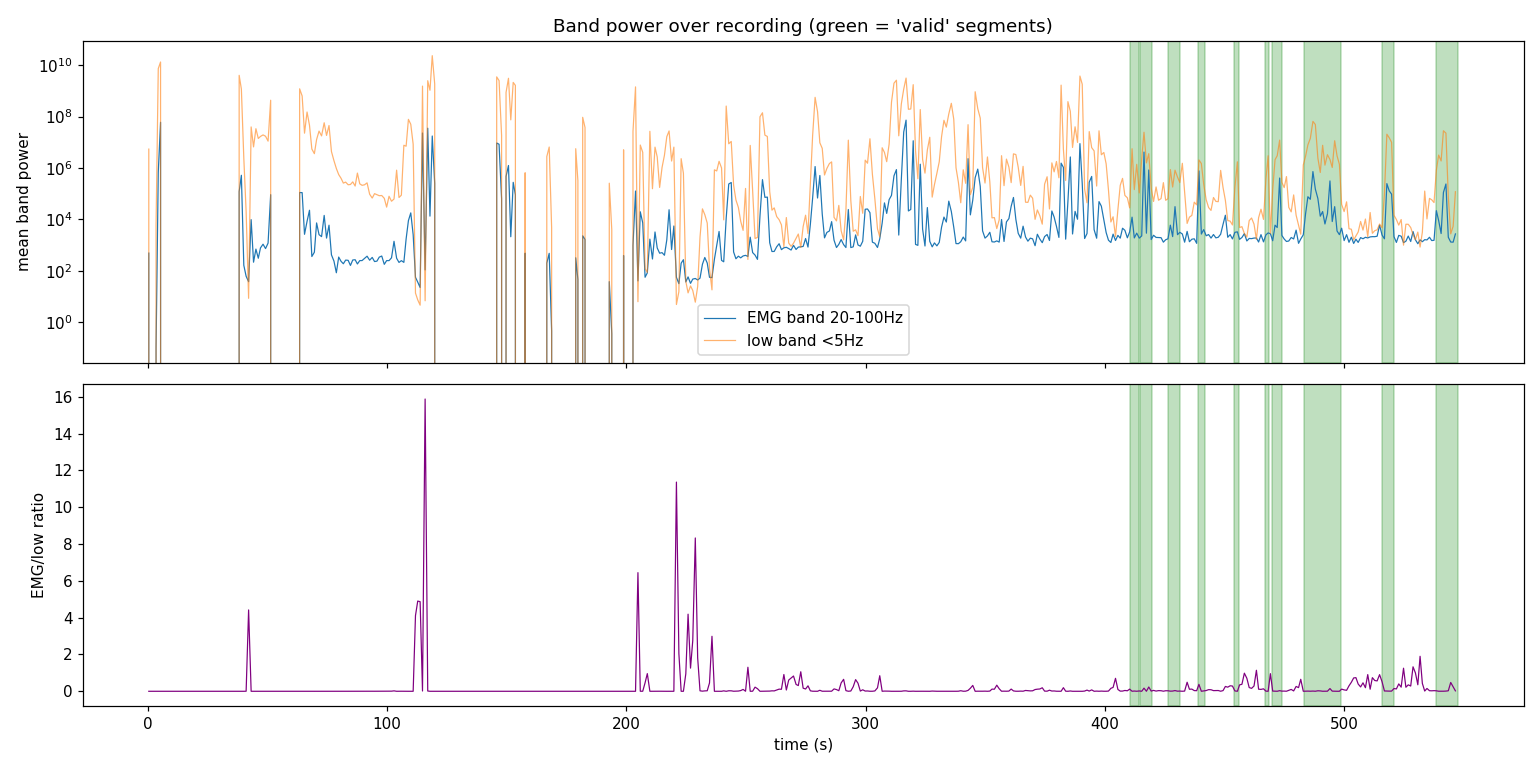

The script that saved this image:
"""Where is the real bicep-flexion EMG, and did the pipeline label it valid?
Scans the whole recording for EMG-band (20-100 Hz) power over time and checks
whether the high-EMG moments fall inside the pipeline's 'valid' segments."""
import numpy as np, pandas as pd
from scipy.signal import welch
import matplotlib; matplotlib.use("Agg"); import matplotlib.pyplot as plt

CH = [f"EXG Channel {i}" for i in range(8)]
df = pd.read_csv("cleaned_output/openbci_cleaned_full.csv",
                 usecols=["t_rel_s"] + CH + ["all_8_channels_valid"])
t = df["t_rel_s"].to_numpy()
x = df[CH].to_numpy()
fs = (len(t) - 1) / (t[-1] - t[0])
print(f"rows={len(t)}  dur={t[-1]-t[0]:.1f}s  effective_fs={fs:.1f}Hz")

WIN = 1.0  # s
step = int(fs * WIN)
centers, low_p, emg_p = [], [], []
for s in range(0, len(x) - step, step):
    seg = x[s:s+step]
    if not np.all(np.isfinite(seg)):
        continue
    lo, eg = [], []
    for c in range(8):
        f, p = welch(seg[:, c] - seg[:, c].mean(), fs=fs, nperseg=min(step, 256))
        lo.append(p[(f >= 0) & (f < 5)].sum())
        eg.append(p[(f >= 20) & (f <= 100)].sum())
    centers.append(t[s] + WIN/2); low_p.append(np.mean(lo)); emg_p.append(np.mean(eg))
centers, low_p, emg_p = map(np.array, (centers, low_p, emg_p))

# valid segment intervals
summ = pd.read_csv("classification_segments_output/combined_label_summary.csv")
valid_iv = summ[summ.class_name == "valid_pattern"][["start_s", "end_s"]].to_numpy()

def in_valid(tc):
    return any(a <= tc <= b for a, b in valid_iv)
mask_valid = np.array([in_valid(tc) for tc in centers])

print(f"\nEMG-band (20-100Hz) power, mean over 1s windows:")
print(f"  inside 'valid' segments: {emg_p[mask_valid].mean():.3g}  (n={mask_valid.sum()})")
print(f"  everywhere else:         {emg_p[~mask_valid].mean():.3g}  (n={(~mask_valid).sum()})")
print(f"\nEMG/low power ratio (higher = more EMG-like):")
ratio = emg_p / (low_p + 1e-9)
print(f"  inside 'valid': {np.median(ratio[mask_valid]):.4f} median")
print(f"  elsewhere:      {np.median(ratio[~mask_valid]):.4f} median")

# top EMG-band-power moments
order = np.argsort(emg_p)[::-1][:10]
print("\nTop 10 raw EMG-band-power 1s windows (mostly railing - check amplitudes):")
for i in order:
    print(f"  t={centers[i]:6.1f}s  emg_power={emg_p[i]:.3g}  in_valid={in_valid(centers[i])}")

# --- decisive check: is there real EMG in the genuinely clean (non-railed) data? ---
# A railed window fakes broadband power; only non-railed windows can show real EMG.
# Exclude the 50 Hz mains line (NZ powerline sits mid-EMG-band).
RAIL = 187500.0
print(f"\nSamples with >=1 channel pegged at the rail: "
      f"{np.mean(np.any(np.abs(x) > 0.9*RAIL, axis=1))*100:.1f}%")
clean_emg, clean_low, clean_mains, clean_t = [], [], [], []
for s in range(0, len(x) - step, step):
    seg = x[s:s+step]
    if np.mean(np.any(np.abs(seg) > 0.9*RAIL, axis=1)) >= 0.05:
        continue   # not clean
    eg, lo, mn = [], [], []
    for c in range(8):
        f, p = welch(seg[:, c] - seg[:, c].mean(), fs=fs, nperseg=min(step, 256))
        lo.append(p[(f >= 0) & (f < 5)].sum())
        eg.append(p[((f >= 20) & (f < 45)) | ((f >= 55) & (f <= 100))].sum())
        mn.append(p[(f >= 48) & (f <= 52)].sum())
    clean_t.append(t[s] + WIN/2); clean_emg.append(np.mean(eg))
    clean_low.append(np.mean(lo)); clean_mains.append(np.mean(mn))
clean_emg, clean_low, clean_mains, clean_t = map(np.array, (clean_emg, clean_low, clean_mains, clean_t))
cratio = clean_emg / (clean_low + 1e-9)
print(f"\nCLEAN windows (rail<5%): n={len(clean_emg)} of {len(centers)}")
print(f"  median EMG/low ratio = {np.median(cratio):.3f}  (drift dominates if <<1)")
print("  Top clean windows by mains-excluded EMG-band power:")
for i in np.argsort(clean_emg)[::-1][:6]:
    print(f"    t={clean_t[i]:6.1f}s  emg={clean_emg[i]:.3g}  low={clean_low[i]:.3g}  "
          f"mains50Hz={clean_mains[i]:.3g}  emg/low={cratio[i]:.3f}")

fig, ax = plt.subplots(2, 1, figsize=(14, 7), sharex=True)
ax[0].semilogy(centers, emg_p, lw=0.8, label="EMG band 20-100Hz")
ax[0].semilogy(centers, low_p, lw=0.8, alpha=0.6, label="low band <5Hz")
for a, b in valid_iv:
    ax[0].axvspan(a, b, color="green", alpha=0.25)
ax[0].legend(); ax[0].set_ylabel("mean band power"); ax[0].set_title("Band power over recording (green = 'valid' segments)")
ax[1].plot(centers, ratio, lw=0.8, color="purple")
for a, b in valid_iv:
    ax[1].axvspan(a, b, color="green", alpha=0.25)
ax[1].set_ylabel("EMG/low ratio"); ax[1].set_xlabel("time (s)")
fig.tight_layout(); fig.savefig("emg_burst_scan.png", dpi=110)
print("\nSaved emg_burst_scan.png")
